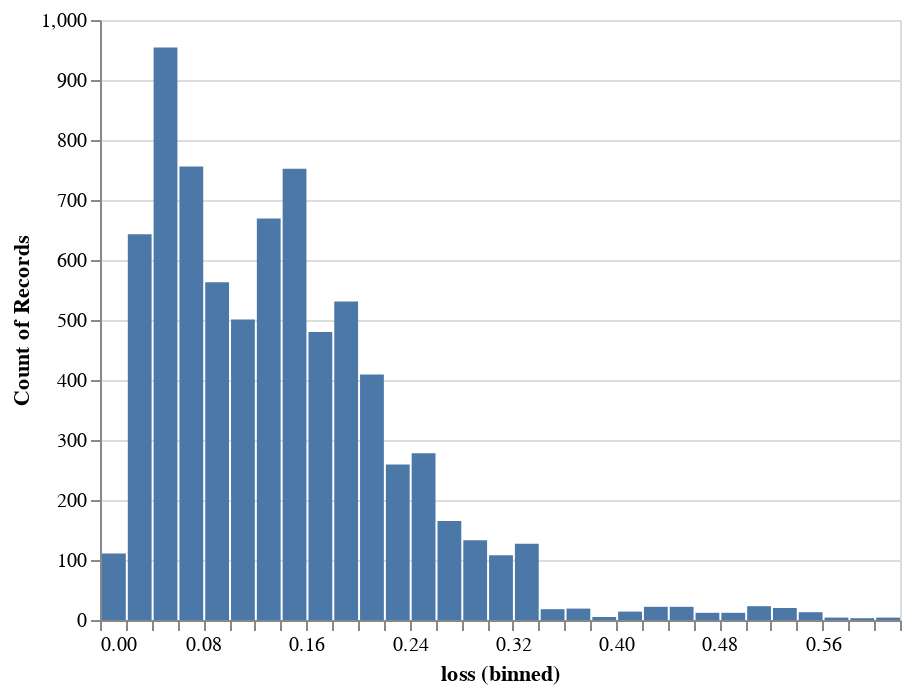

Notebook source saved alongside this figure:
### Code cell
alt.data_transformers.disable_max_rows()

df = pd.DataFrame({'loss': train_mae_loss.reshape((-1,))})
alt.Chart(df).mark_bar().encode(
    alt.X('loss:Q', bin=alt.Bin(maxbins=50)),
    y='count()'
)

### Figure 1 — Vega-Lite specification as saved in the notebook (floating-point values rounded to 4 significant figures; data arrays with more than 128 entries replaced by an {"elided": "..."} marker saying what was removed)
{"config": {"view": {"continuousWidth": 400, "continuousHeight": 300}}, "data": {"name": "data-e9e5f8fc0e66cd73bf83c28b964eb6b5"}, "mark": "bar", "encoding": {"x": {"type": "quantitative", "bin": {"maxbins": 50}, "field": "loss"}, "y": {"type": "quantitative", "aggregate": "count"}}, "$schema": "https://vega.github.io/schema/vega-lite/v4.0.2.json", "datasets": {"data-e9e5f8fc0e66cd73bf83c28b964eb6b5": {"elided": "7630 records"}}}
